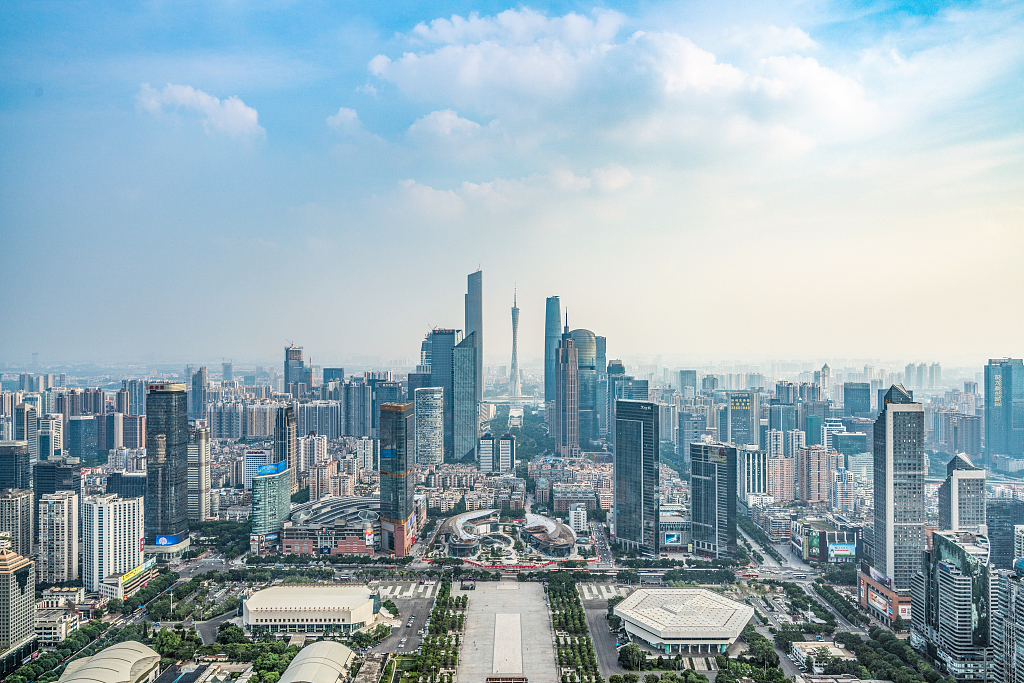
#> input picture OpenCV_Project/Opencv_Image_Processing/Img/7418.jpeg, 1024 x 683 px
$ python affine_transformation.py
#> lines starting #> are read from the running program, lines starting #| are printed output that depends on the picture
#!/user/bin/env python3
# -*- coding: utf-8 -*-
"""
几何变换：放大、缩小、旋转等，改变空间位置
完成几何变换需要两个独立的算法：
1.实现空间坐标转换(像素如何从初始位置移动到终止位置)，
2.插值算法(完成输出图像每个像素值的灰度值）
"""
import cv2
import numpy as np
import sys
import math

# 仿射变换（二维）
image = cv2.imread('../Img/7418.jpeg')
#> image is the input picture: shape (683, 1024, 3); mean B, G, R 184.2, 174.7, 154
h,w = image.shape[:2]
#> h = 683; w = 1024
print(h,w)
#| 683 1024
# 缩小两倍
A1 = np.array([[0.5,0,0],[0,0.5,0]],np.float32)
d1 = cv2.warpAffine(image,A1,(w,h),borderValue = 125)
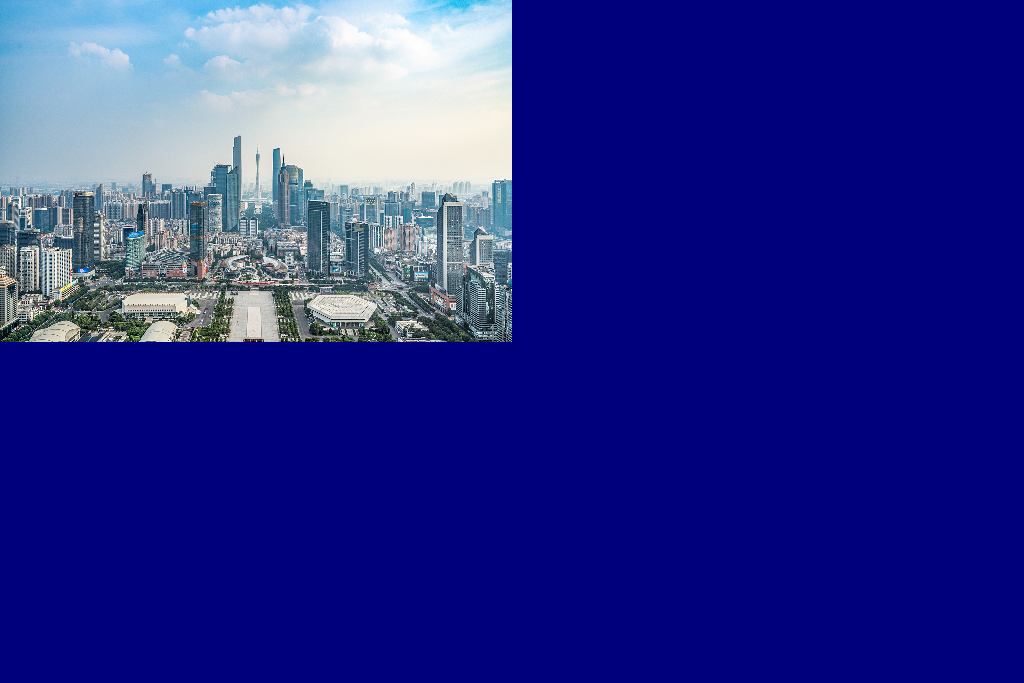
#> d1: shape (683, 1024, 3); mean B, G, R 139.8, 43.7, 38.5

# 先缩小两倍，再平移
A2 = np.array([[0.5,0,50],[0,0.5,100]],np.float32)
d2 = cv2.warpAffine(image,A2,(w,h),borderValue = (255,255,255))
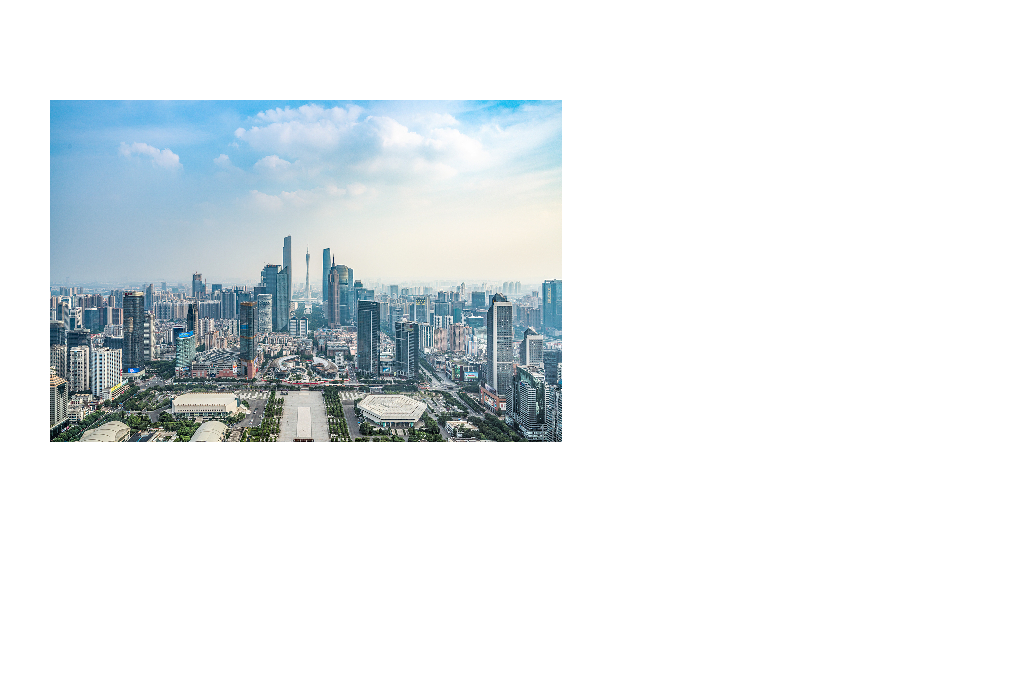
#> d2: shape (683, 1024, 3); mean B, G, R 237.2, 234.9, 229.7

# 在d2的基础上，绕图像的中心点旋转
A3 = cv2.getRotationMatrix2D((w/2.0,h/2.0),90,0.5)
d3 = cv2.warpAffine(d2,A3,(w,h),borderValue = 0)
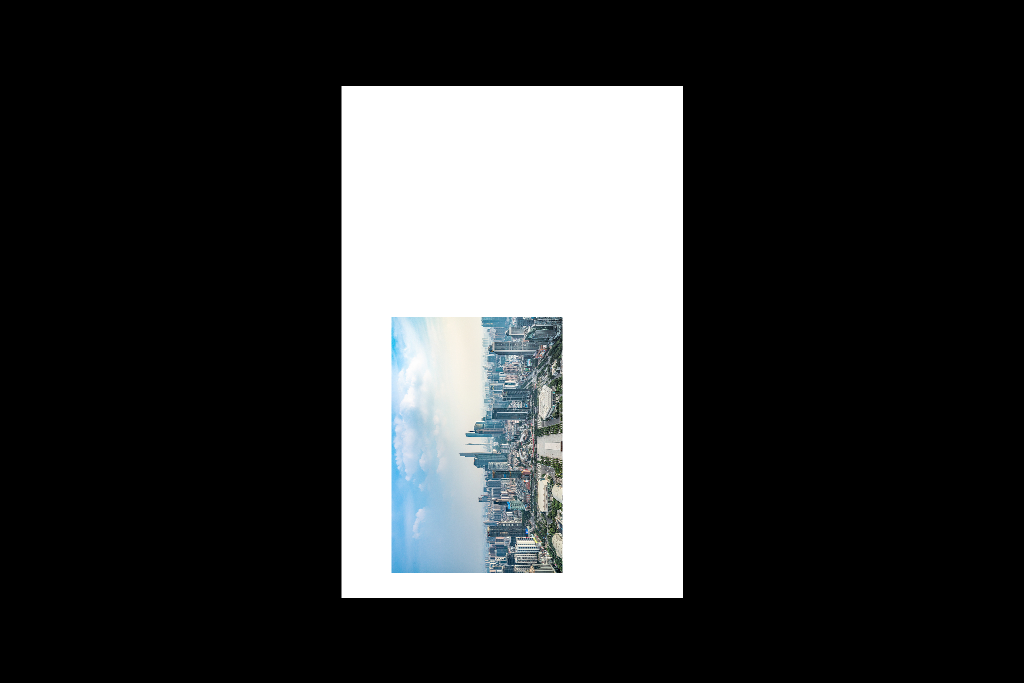
#> d3: shape (683, 1024, 3); mean B, G, R 59.3, 58.7, 57.5


cv2.imshow('image',image)
cv2.imshow('d1',d1)
cv2.imshow('d2',d2)
cv2.imshow('d3',d3)
cv2.waitKey(0)
cv2.destroyAllWindows()

$ run again, with OpenCV_Project/Opencv_Image_Processing/Img/001.jpg copied over OpenCV_Project/Opencv_Image_Processing/Img/7418.jpeg
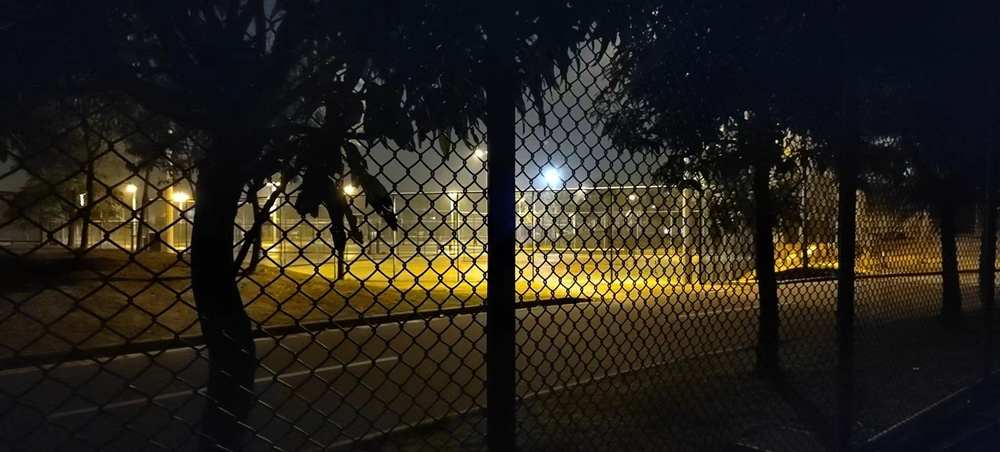
#> input picture OpenCV_Project/Opencv_Image_Processing/Img/001.jpg, 1000 x 452 px, shrunk from 1920 x 868 before the run
#> image is the input picture: shape (452, 1000, 3); mean B, G, R 27.2, 34.9, 39.1
#| 452 1000
#> `d2 = cv2.warpAffine(image,A2,(w,h),borderValue = (255,255,255))`:
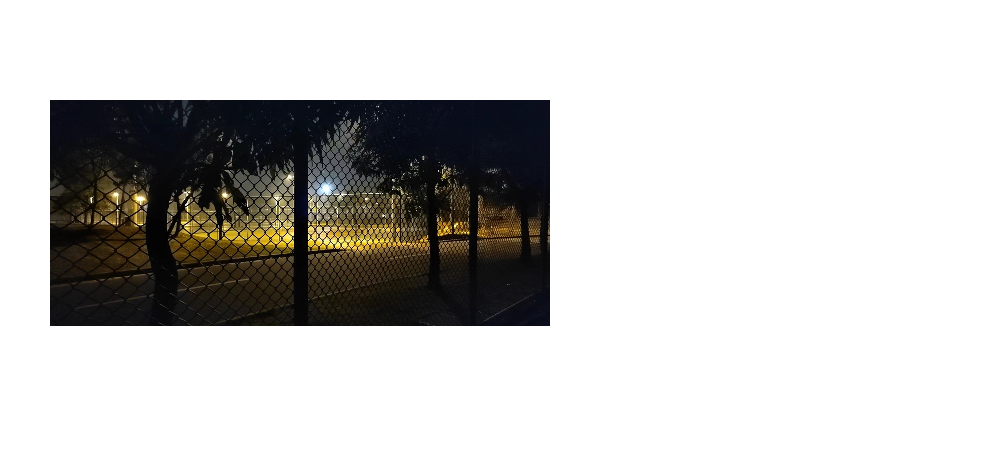
#> d2: shape (452, 1000, 3); mean B, G, R 198.1, 200, 201
#> `d3 = cv2.warpAffine(d2,A3,(w,h),borderValue = 0)`:
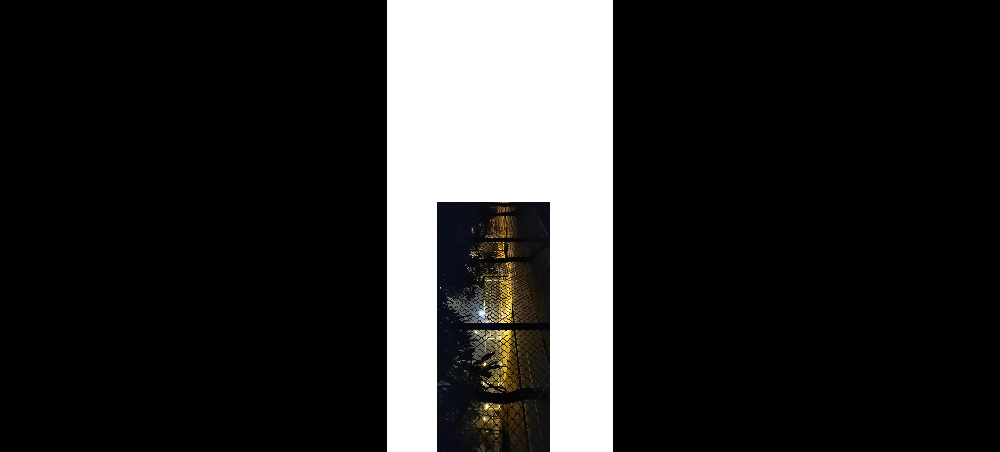
#> d3: shape (452, 1000, 3); mean B, G, R 43.4, 43.9, 44.1
